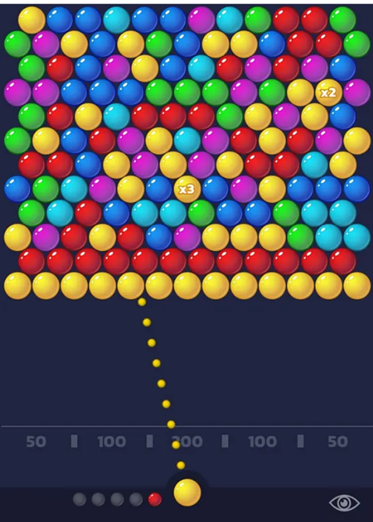
#> input picture LastTerm/BaiTap08/balls.png, 373 x 522 px
$ jupyter execute bai_tap_08.ipynb
#> lines starting #> are read from the running program, lines starting #| are printed output that depends on the picture; after the words box and inside, x2 and y2 are one past the last pixel; in counts of white or black regions, pixels touching at a corner belong together
[cell 1]
import cv2
import numpy as np
from sklearn.cluster import KMeans

# --- Đường dẫn ảnh ---
foreground_path = "balls.png"               # ảnh gốc cần tách nền
background_path = "background.jpg"  # ảnh nền mới
# output_path = "replace_background_kmeans.jpg"

# --- Đọc ảnh ---
img = cv2.imread(foreground_path)
#> img is the input picture: shape (522, 373, 3); mean B, G, R 85.4, 76.8, 82.8
h, w, _ = img.shape
#> h = 522; w = 373
img_rgb = cv2.cvtColor(img, cv2.COLOR_BGR2RGB)

# --- Chuẩn bị dữ liệu cho KMeans ---
pixels = img_rgb.reshape(-1, 3)
coords = np.indices((h, w)).transpose(1, 2, 0).reshape(-1, 2)
X = np.hstack([pixels, coords / np.array([[h, w]]) * 255])  # thêm vị trí để tách chính xác hơn

# --- Chạy KMeans ---
k = 2  # phân 2 cụm: nền và vật thể
kmeans = KMeans(n_clusters=k, random_state=42, n_init='auto').fit(X)
labels = kmeans.labels_.reshape(h, w)
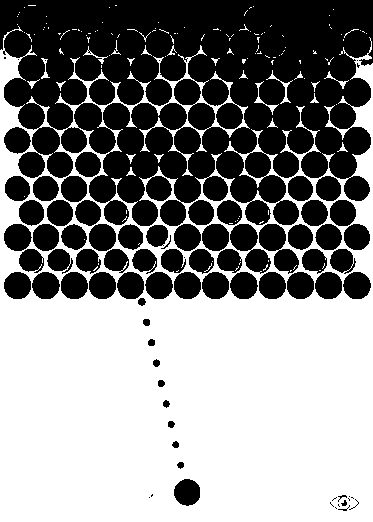
#> labels: shape (522, 373) int32; values 0 (black) and 1 (white), 53% white; 82 black regions (18 under 20 px), largest, box (x1, y1, x2, y2) and area: (0, 0, 373, 226) 63041, (259, 224, 299, 274) 1052, (230, 224, 271, 274) 1049

# --- Xác định cụm nền ---
bg_label = np.bincount(labels.flatten()).argmax()
#> bg_label = 1
mask = (labels != bg_label).astype(np.uint8) * 255  # vùng vật thể = 255

# --- Làm mượt mask ---
mask = cv2.medianBlur(mask, 7)
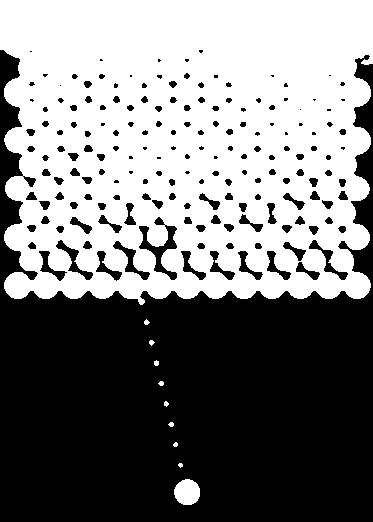
#> mask: shape (522, 373); 49.6% white; 10 white regions (2 under 20 px), largest, box (x1, y1, x2, y2) and area: (0, 0, 373, 305) 95871, (174, 479, 200, 505) 533, (154, 360, 159, 366) 24
mask = cv2.GaussianBlur(mask, (7, 7), 0)
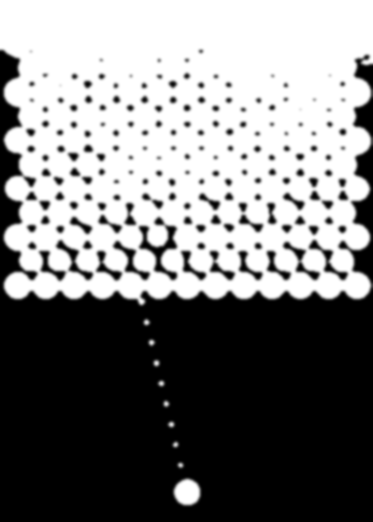
#> mask: shape (522, 373); min 0, max 255, mean 126.5

# --- Chuẩn bị nền mới ---
bg = cv2.imread(background_path)
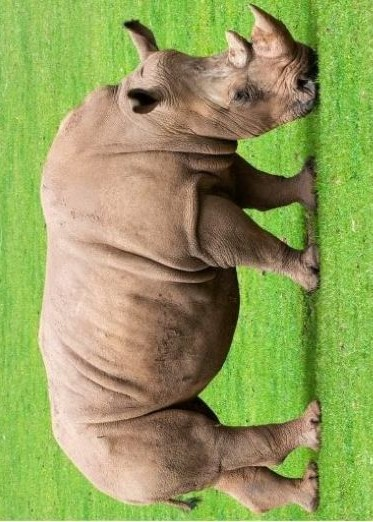
#> input picture LastTerm/BaiTap08/background.jpg, 373 x 522 px
#> bg is the input picture: shape (522, 373, 3); mean B, G, R 92.7, 158.2, 147.2
bg = cv2.resize(bg, (w, h))

# --- Hòa trộn ---
mask_3c = cv2.cvtColor(mask, cv2.COLOR_GRAY2BGR) / 255.0
result = (img * mask_3c + bg * (1 - mask_3c)).astype(np.uint8)
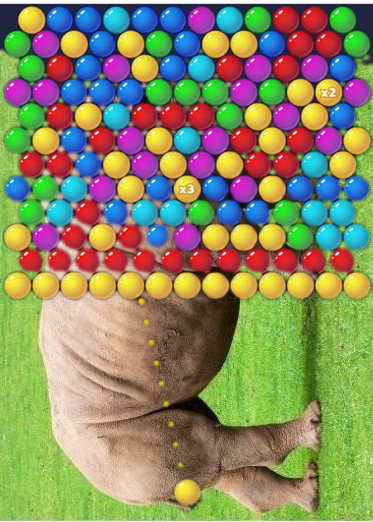
#> result: shape (522, 373, 3); mean B, G, R 100.3, 138.7, 138.9

# --- Lưu kết quả ---
# cv2.imwrite(output_path, result)

# --- Hiển thị ---
cv2.imshow("Original", img)
cv2.imshow("Mask", mask)
cv2.imshow("Result", result)
cv2.waitKey(0)
cv2.destroyAllWindows()
